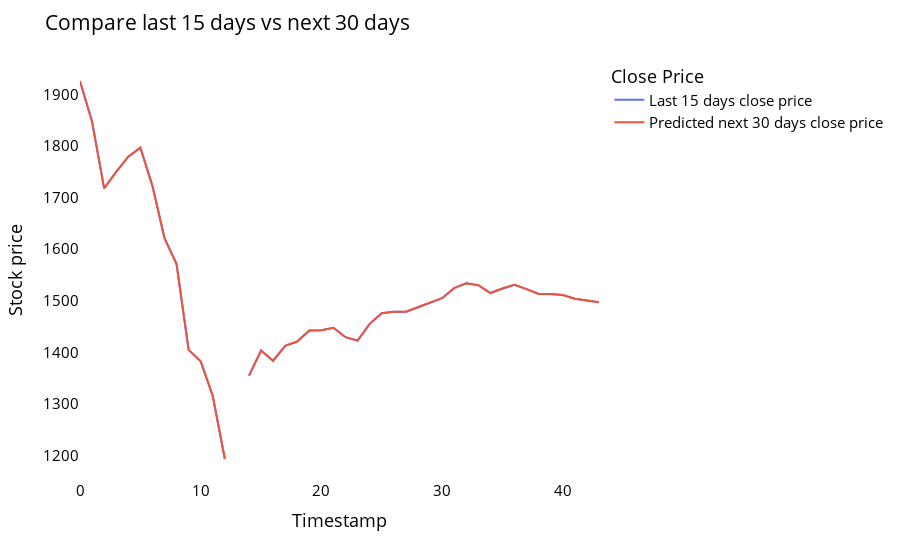

Notebook code cell kept with this figure:
### Code cell
temp_mat = np.empty((len(last_days)+pred_days+1,1))
temp_mat[:] = np.nan
temp_mat = temp_mat.reshape(1,-1).tolist()[0]

last_original_days_value = temp_mat
next_predicted_days_value = temp_mat

last_original_days_value[0:time_step+1] = scaler.inverse_transform(closedf[len(closedf)-time_step:]).reshape(1,-1).tolist()[0]
next_predicted_days_value[time_step+1:] = scaler.inverse_transform(np.array(lst_output).reshape(-1,1)).reshape(1,-1).tolist()[0]

names = cycle(['Last 15 days close price','Predicted next 30 days close price'])

new_pred_plot = pd.DataFrame({
    'last_original_days_value':last_original_days_value,
    'next_predicted_days_value':next_predicted_days_value
})

fig = px.line(new_pred_plot,x=new_pred_plot.index, y=[new_pred_plot['last_original_days_value'],
                                                      new_pred_plot['next_predicted_days_value']],
              labels={'value': 'Stock price','index': 'Timestamp'})
fig.update_layout(title_text='Compare last 15 days vs next 30 days',
                  plot_bgcolor='white', font_size=15, font_color='black',legend_title_text='Close Price')
fig.for_each_trace(lambda t:  t.update(name = next(names)))

fig.update_xaxes(showgrid=False)
fig.update_yaxes(showgrid=False)
fig.show()

### Figure 1 — Plotly figure (JSON) as saved in the notebook; plotly's stock layout.template omitted (floating-point values rounded to 4 significant figures)
{"data": [{"hovertemplate": "variable=last_original_days_value<br>Timestamp=%{x}<br>Stock price=%{y}<extra></extra>", "legendgroup": "last_original_days_value", "line": {"color": "#636efa", "dash": "solid"}, "marker": {"symbol": "circle"}, "mode": "lines", "name": "Last 15 days close price", "orientation": "v", "showlegend": true, "type": "scatter", "x": [0, 1, 2, 3, 4, 5, 6, 7, 8, 9, 10, 11, 12, 13, 14, 15, 16, 17, 18, 19, 20, 21, 22, 23, 24, 25, 26, 27, 28, 29, 30, 31, 32, 33, 34, 35, 36, 37, 38, 39, 40, 41, 42, 43], "xaxis": "x", "y": [1926.0, 1847.0, 1718.0, 1750.0, 1779.0, 1797.0, 1723.0, 1621.0, 1571.0, 1405.0, 1383.0, 1316.0, 1194.0, null, 1355.0, 1404.0, 1384.0, 1413.0, 1421.0, 1443.0, 1443.0, 1448.0, 1429.0, 1423.0, 1455.0, 1476.0, 1479.0, 1479.0, 1487.0, 1496.0, 1505.0, 1525.0, 1534.0, 1530.0, 1515.0, 1524.0, 1531.0, 1523.0, 1513.0, 1513.0, 1511.0, 1504.0, 1501.0, 1497.0], "yaxis": "y"}, {"hovertemplate": "variable=next_predicted_days_value<br>Timestamp=%{x}<br>Stock price=%{y}<extra></extra>", "legendgroup": "next_predicted_days_value", "line": {"color": "#EF553B", "dash": "solid"}, "marker": {"symbol": "circle"}, "mode": "lines", "name": "Predicted next 30 days close price", "orientation": "v", "showlegend": true, "type": "scatter", "x": [0, 1, 2, 3, 4, 5, 6, 7, 8, 9, 10, 11, 12, 13, 14, 15, 16, 17, 18, 19, 20, 21, 22, 23, 24, 25, 26, 27, 28, 29, 30, 31, 32, 33, 34, 35, 36, 37, 38, 39, 40, 41, 42, 43], "xaxis": "x", "y": [1926.0, 1847.0, 1718.0, 1750.0, 1779.0, 1797.0, 1723.0, 1621.0, 1571.0, 1405.0, 1383.0, 1316.0, 1194.0, null, 1355.0, 1404.0, 1384.0, 1413.0, 1421.0, 1443.0, 1443.0, 1448.0, 1429.0, 1423.0, 1455.0, 1476.0, 1479.0, 1479.0, 1487.0, 1496.0, 1505.0, 1525.0, 1534.0, 1530.0, 1515.0, 1524.0, 1531.0, 1523.0, 1513.0, 1513.0, 1511.0, 1504.0, 1501.0, 1497.0], "yaxis": "y"}], "layout": {"font": {"color": "black", "size": 15}, "legend": {"title": {"text": "Close Price"}, "tracegroupgap": 0}, "margin": {"t": 60}, "plot_bgcolor": "white", "title": {"text": "Compare last 15 days vs next 30 days"}, "xaxis": {"anchor": "y", "domain": [0, 1], "showgrid": false, "title": {"text": "Timestamp"}}, "yaxis": {"anchor": "x", "domain": [0, 1], "showgrid": false, "title": {"text": "Stock price"}}}}
